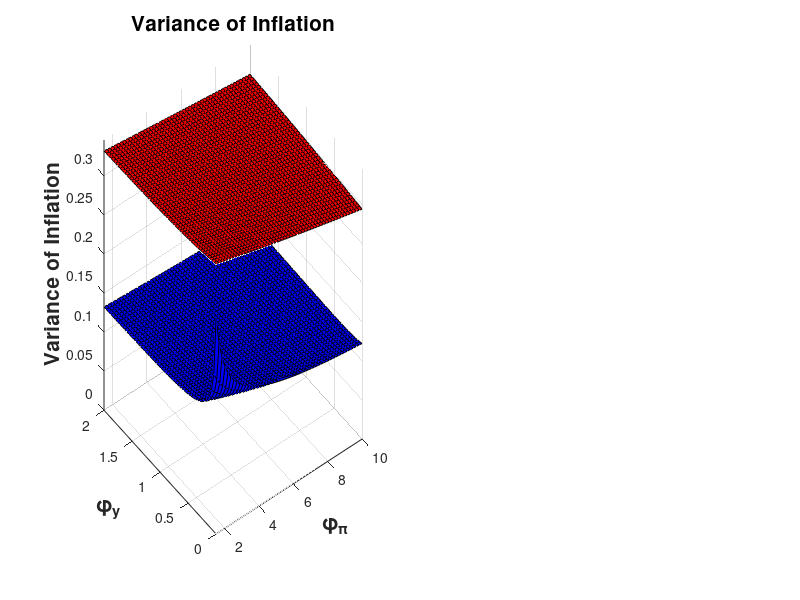

The MATLAB source for this figure: (Note: this script raises an error after producing the figure.)
              clear;
              clc;
  grid1=50;                
  phi_y_grid = linspace(0,2,grid1);
  phi_pi_grid = linspace(1.5,10,grid1);

  
  
           load('varREE.mat');
           load('varBLE.mat');
           
           figure
      
           subplot(1,2,1);
           surf(phi_pi_grid,phi_y_grid,infVar_REE,'faceColor',[1 0 0 ]);
      
           hold on
           surf(phi_pi_grid,phi_y_grid,infVar_BLE,'faceColor',[0 0 1]);
     
                 zlim([0 Inf]);
           xlim([min(phi_pi_grid) max(phi_pi_grid)])
           ylim([min(phi_y_grid) max(phi_y_grid)])
          xlabel('\phi_{\pi}','fontweight','bold','FontSize',15);
          ylabel('\phi_{y}','fontweight','bold','FontSize',15);
          zlabel('Variance of Inflation','fontweight','bold','FontSize',15);
zlim([0 Inf]);
           
           title('Variance of Inflation','FontSize', 15,'fontweight','bold','FontSize',15);
 alpha 0.6
           subplot(1,2,2);
           surf(phi_pi_grid,phi_y_grid,gapVar_REE,'faceColor',[1 0 0 ]);
           hold on
           surf(phi_pi_grid,phi_y_grid,gapVar_BLE,'faceColor',[0 0 1]);
           title('Variance of Output Gap','FontSize', 15,'fontweight','bold','FontSize',15);
           legend('RE','Learning','fontweight','bold','FontSize',15);
    
                  zlim([0 Inf]);
           xlim([min(phi_pi_grid) max(phi_pi_grid)])
           ylim([min(phi_y_grid) max(phi_y_grid)])
                  xlabel('\phi_{\pi}','fontweight','bold','FontSize',15);
          ylabel('\phi_{y}','fontweight','bold','FontSize',15);
          zlabel('Variance of Output Gap','fontweight','bold','FontSize',15);
alpha 0.6

for jj=2:grid1
diffInfVar_BLE1(:,jj-1)=infVar_BLE(jj,:)-infVar_BLE(jj-1,:);
diffInfVar_REE1(:,jj-1)=infVar_REE(jj,:)-infVar_REE(jj-1,:);
diffgapVar_BLE1(:,jj-1)=gapVar_BLE(jj,:)-gapVar_BLE(jj-1,:);
diffgapVar_REE1(:,jj-1)=gapVar_REE(jj,:)-gapVar_REE(jj-1,:);
end

for jj=2:grid1
diffInfVar_BLE2(:,jj-1)=infVar_BLE(:,jj)-infVar_BLE(:,jj-1);
diffInfVar_REE2(:,jj-1)=infVar_REE(:,jj)-infVar_REE(:,jj-1);
diffgapVar_BLE2(:,jj-1)=gapVar_BLE(:,jj)-gapVar_BLE(:,jj-1);
diffgapVar_REE2(:,jj-1)=gapVar_REE(:,jj)-gapVar_REE(:,jj-1);
end


sr_REE1=diffgapVar_REE1./diffInfVar_REE1;
sr_BLE1=diffgapVar_BLE1./diffInfVar_BLE1;
sr_REE1=reshape(sr_REE1,[size(sr_REE1,1)*size(sr_REE1,2),1]);
sr_BLE1=reshape(sr_BLE1,[size(sr_BLE1,1)*size(sr_BLE1,2),1]);

sr_REE2=diffgapVar_REE2./diffInfVar_REE2;
sr_BLE2=diffgapVar_BLE2./diffInfVar_BLE2;
sr_REE2=reshape(sr_REE2,[size(sr_REE2,1)*size(sr_REE2,2),1]);
sr_BLE2=reshape(sr_BLE2,[size(sr_BLE2,1)*size(sr_BLE2,2),1]);


% figure;
% subplot(2,1,1);
% hist(sr_REE1);
% subplot(2,1,2);
% hist(sr_BLE1);
% 
% figure;
% subplot(2,1,1);
% hist(sr_REE2);
% subplot(2,1,2);
% hist(sr_BLE2);
% 
% 
% figure;
% subplot(2,1,1);
% hist([sr_REE1;sr_REE2]);
% subplot(2,1,2);
% hist([sr_BLE1;sr_BLE2]);
% 


   